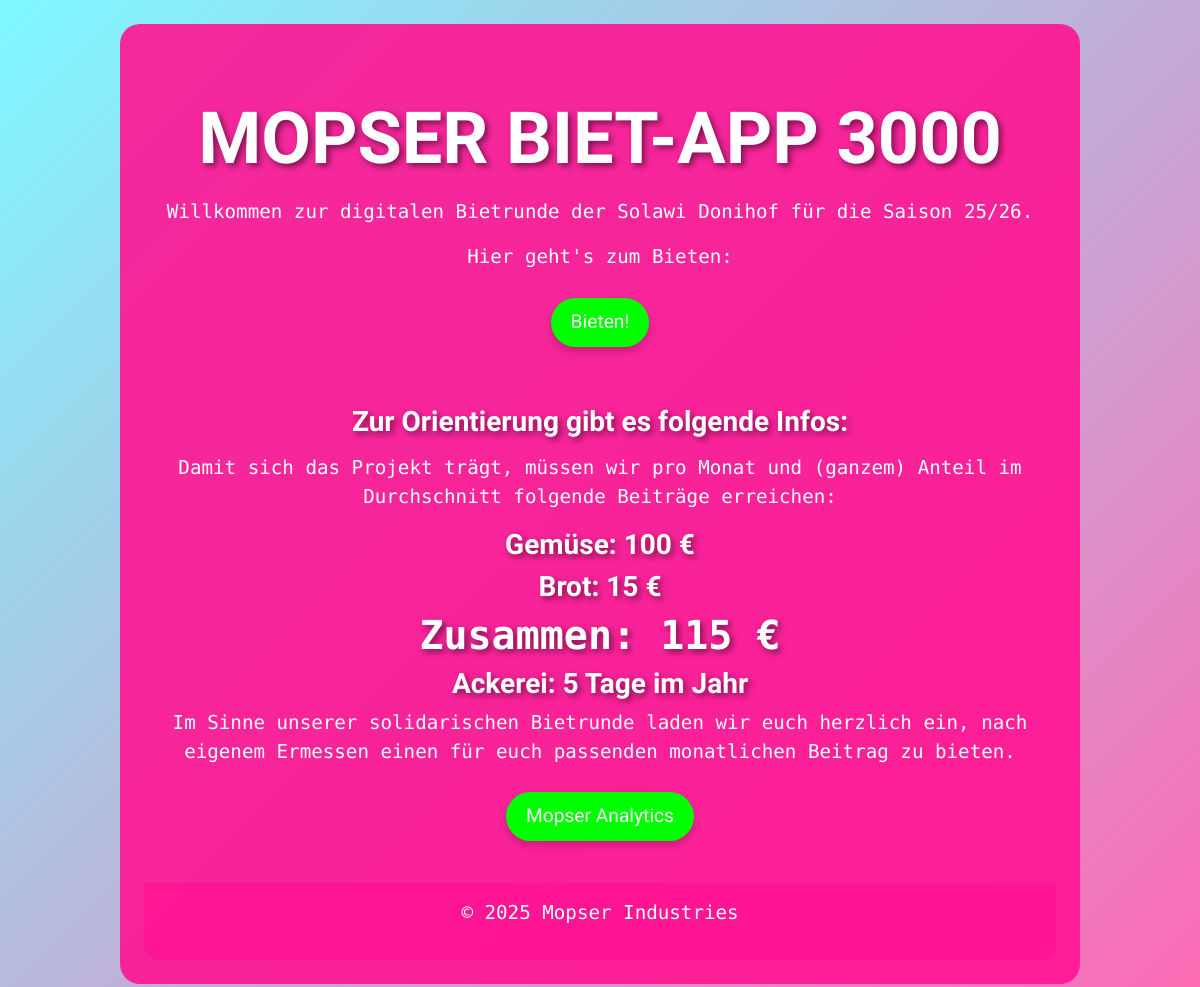
The page / on the database its author committed.
### app/models.py (models this page shows)
class ProjectNeed(db.Model):
    id = db.Column(db.Integer, primary_key=True)
    name = db.Column(db.String(100))
    saison = db.Column(db.String(50))
    offers_needed = db.Column(db.Integer)
    avg_offer_veg = db.Column(db.Integer)
    avg_offer_bread = db.Column(db.Integer)
    avg_working_days = db.Column(db.Integer)

### app/user.py (the view)
@user_bp.route('/')
def index():
    project_need = ProjectNeed.query.first()
    return render_template('index.html', project_need=project_need)

### app/templates/index.html
{% extends "layout.html" %}
{% block content %}
<h1 class="pt-5 pb-2">MOPSER BIET-APP 3000</h1>
<p>
Willkommen zur digitalen Bietrunde der {{project_need.name}} für die Saison {{project_need.saison}}.</p>
<p>Hier geht's zum Bieten:</p>
<a href="{{ url_for('user.submit_offer') }}" class="btn btn-warning">Bieten!</a>
<h4 class="pt-5 pb-2">Zur Orientierung gibt es folgende Infos:</h4>
<p>Damit sich das Projekt trägt, müssen wir pro Monat und (ganzem) Anteil im Durchschnitt folgende Beiträge erreichen:</p>
    <h4>Gemüse: {{ project_need.avg_offer_veg }} €</h4>
    <h4>Brot: {{ project_need.avg_offer_bread }} €</h4>
    <h2>Zusammen: <b>{{ project_need.avg_offer_bread + project_need.avg_offer_veg}} €</b></h2>
    <h4>Ackerei: {{ project_need.avg_working_days }} Tage im Jahr</h4>
<p>Im Sinne unserer solidarischen Bietrunde laden wir euch herzlich ein, nach eigenem Ermessen einen für euch passenden monatlichen Beitrag zu bieten.</p>
<a href="{{ url_for('admin.admin_dashboard') }}" class="btn btn-warning">Mopser Analytics</a>
{% endblock %}

### app/templates/layout.html (style rules this page uses)
body { background: linear-gradient(135deg, #7DF9FF, #FF69B4); font-family: 'Roboto Mono', monospace; }
h1, h3, h4, a, .btn { font-family: 'Orbitron', sans-serif; }
.btn { border-radius: 30px; background-color: #00FF00; color: #fff; border: none; margin: 10px; padding: 10px 20px; font-size: 1.2em; transition: background-color 0.3s, transform 0.3s; box-shadow: 0 4px 8px rgba(0, 0, 0, 0.2); }
h1, h3, h2, h4 { color: #fff; text-shadow: 3px 3px 6px rgba(0, 0, 0, 0.5); font-weight: 700; }
a { text-decoration: none; color: #fff; }
h1 { font-size: 4.5em; }
h2 { font-size: 2.5em; }
h3, h4 { font-size: 1.75em; }
p, a { font-size: 1.2em; }

### rows shown on the page
ProjectNeed: name "Solawi Donihof", saison "25/26", avg_offer_veg "100", avg_offer_bread "15", project_need.avg_offer_bread+project_need.avg_offer_veg "115", avg_working_days "5"
